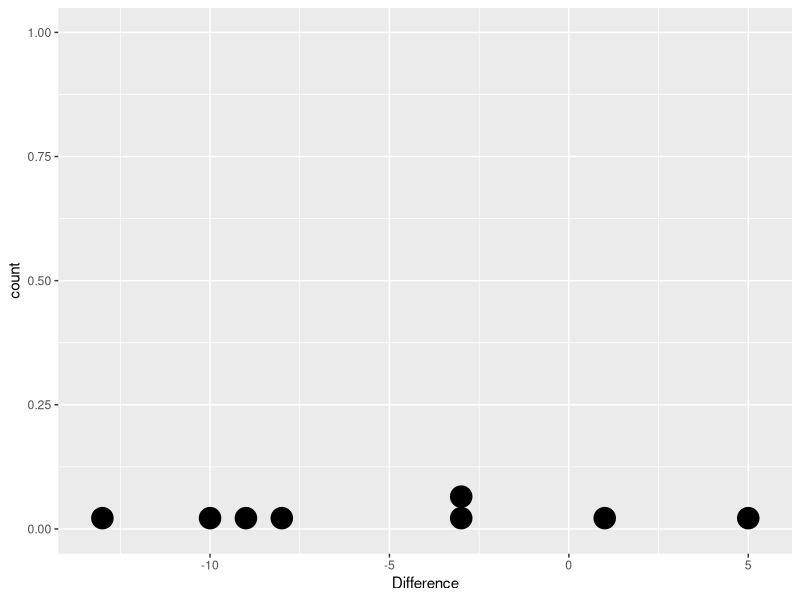

Write R code to recreate this figure. (Note: this script raises an error after producing the figure.)
## ---- chunk 1
library(dplyr)
library(ggplot2)
## ---- chunk 2
knitr::opts_knit$set(root.dir = "../data_csv")
## ---- chunk 3
sheep <- read.csv("GENTIANS_GRAZING.CSV")  
## ---- chunk 4
glimpse(sheep)
## ---- chunk 5
sheep_diffs <- 
  sheep %>%
  group_by(Plot) %>%
  summarise(Difference = diff(Number))
sheep_diffs 
## ---- chunk 6
ggplot(sheep_diffs, aes(x=Difference)) +
  geom_dotplot()
## ---- chunk 7
t.test(Number ~ Treatment, data = sheep, paired = TRUE)
